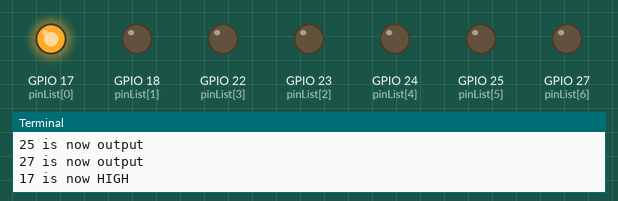
The program below on a simulated Raspberry Pi (BCM pin numbers). On the bench: output pins drawn as LEDs (lit = HIGH), the last lines printed to the terminal. At 21.0 s the program stops and its outputs stay as they are.

Above: at 0.1 s.
At 3.1 s:
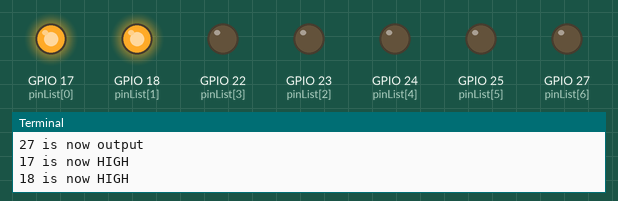
At 6.1 s:
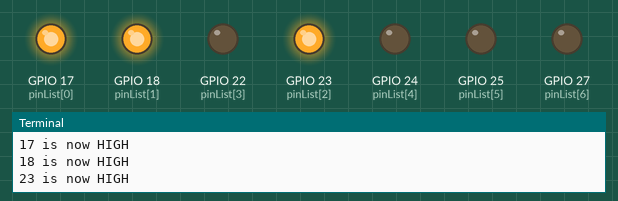
At 9.1 s:
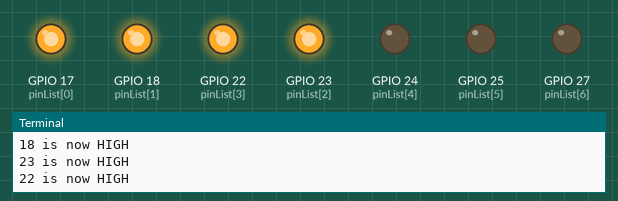
At 15.1 s:
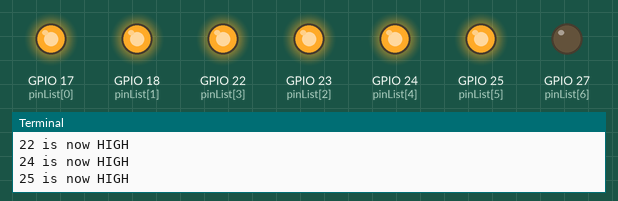
At 21.1 s:
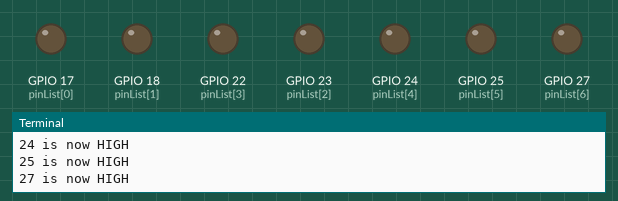
Timing chart, 0 to 22.5 s (numbered marks = the images above):
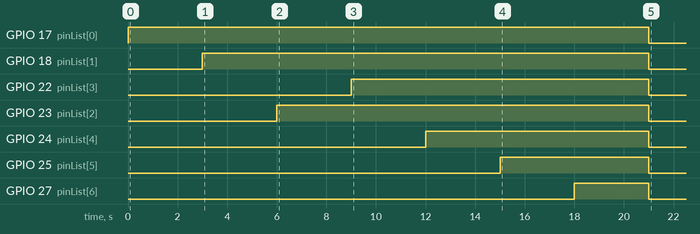

The program:

TestLCD.py
```python
import RPi.GPIO as GPIO
import time

GPIO.setmode(GPIO.BCM)
GPIO.setwarnings(False)

pinList = [17, 18, 23, 22, 24, 25, 27]

for pin in pinList:
	print(str(pin) + " is now output")
	GPIO.setup(pin, GPIO.OUT)

for pin in pinList:
	GPIO.output(pin, GPIO.HIGH)
	print(str(pin) + " is now HIGH")
	time.sleep(3)

GPIO.cleanup()
```

Measured:
- by itself, GPIO 17 (pinList[0]): LOW → HIGH at 0.00 s, → LOW 21.0 s later
- by itself, GPIO 18 (pinList[1]): LOW → HIGH at 3.0 s, → LOW 18.0 s later
- by itself, GPIO 22 (pinList[3]): LOW → HIGH at 9.0 s, → LOW 12.0 s later
- by itself, GPIO 23 (pinList[2]): LOW → HIGH at 6.0 s, → LOW 15.0 s later
- by itself, GPIO 24 (pinList[4]): LOW → HIGH at 12.0 s, → LOW 9.0 s later
- by itself, GPIO 25 (pinList[5]): LOW → HIGH at 15.0 s, → LOW 6.0 s later
- by itself, GPIO 27 (pinList[6]): LOW → HIGH at 18.0 s, → LOW 3.0 s later
